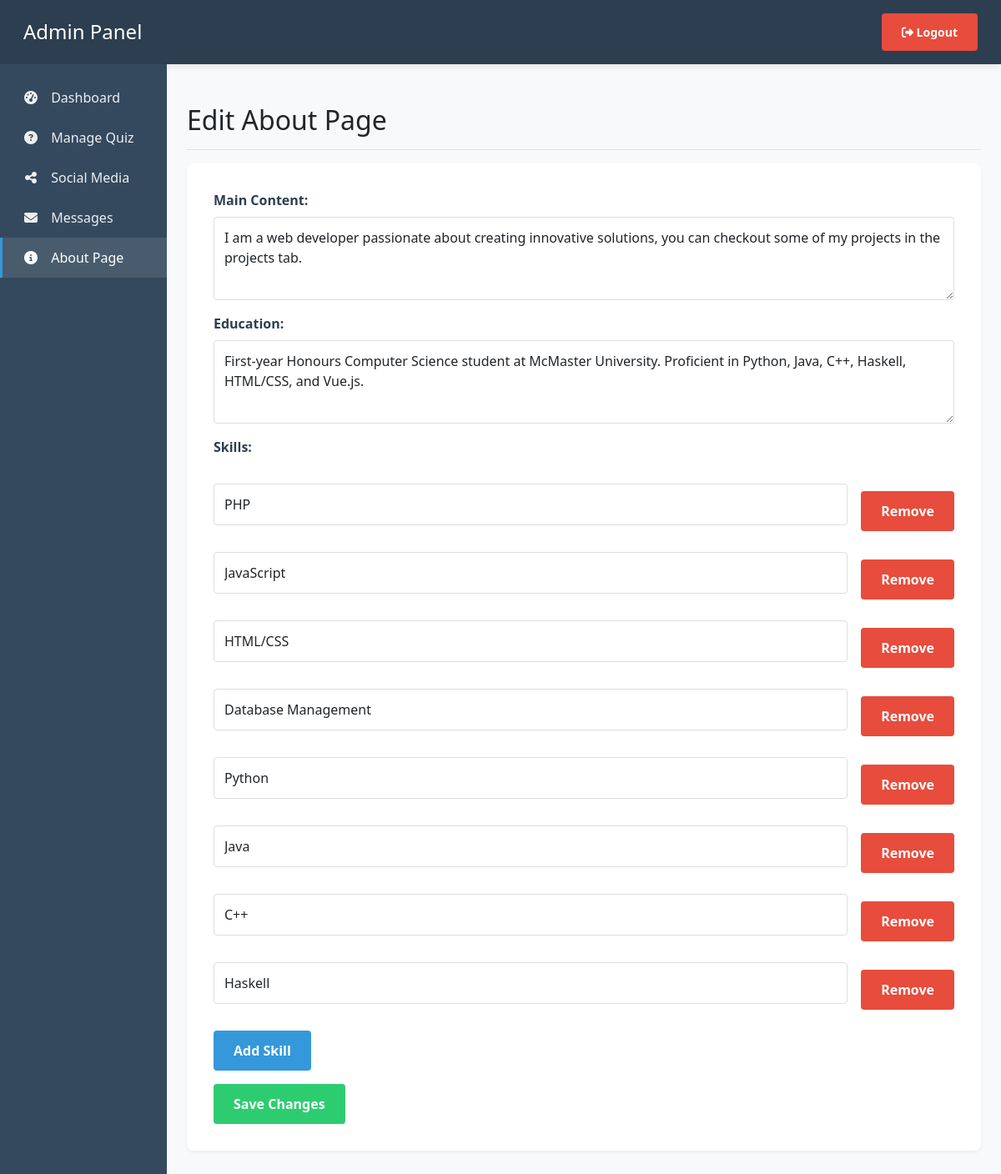
The app's page /admin/aboutedit.php (signed in) with its own data.
### tables this page shows
CREATE TABLE `about_page` (
  `id` int NOT NULL,
  `content` text NOT NULL,
  `skills` longtext NOT NULL,
  `education` text NOT NULL,
  `created_at` timestamp NOT NULL DEFAULT CURRENT_TIMESTAMP,
  `updated_at` timestamp NOT NULL DEFAULT CURRENT_TIMESTAMP ON UPDATE CURRENT_TIMESTAMP
);

### admin/aboutedit.php (the view, shortened to what this page needs)
<?php
require_once 'config/db.php';
$about_content = '';
$skills = [];
$education = '';
$stmt = $pdo->query("SELECT * FROM about_page LIMIT 1");
if ($stmt) {
    $about_data = $stmt->fetch(PDO::FETCH_ASSOC);
    if ($about_data) {
        $about_content = $about_data['content'];
        $skills = json_decode($about_data['skills'], true) ?: [];
        $education = $about_data['education'];
    }
}
?>
<!DOCTYPE html>
<html lang="en">
<head>
    <link href="https://cdn.jsdelivr.net/npm/bootstrap@5.3.0/dist/css/bootstrap.min.css" rel="stylesheet">
    <link rel="stylesheet" href="https://cdnjs.cloudflare.com/ajax/libs/font-awesome/6.4.0/css/all.min.css">
</head>
<body>
    <header class="admin-header">
        <div class="container-fluid d-flex justify-content-between align-items-center">
            <h4 class="mb-0">Admin Panel</h4>
            <div>
                <a href="login.php" class="btn btn-sm btn-danger">
                    <i class="fas fa-sign-out-alt"></i> Logout
                </a>
            </div>
        </div>
    </header>
    <div class="container-fluid">
        <div class="row">
            <nav class="col-md-2 d-none d-md-block sidebar">
                <div class="sidebar-sticky pt-3">
                    <ul class="nav flex-column">
                        <li class="nav-item">
                            <a class="nav-link" href="dashboard.php">
                                <i class="fas fa-tachometer-alt"></i> Dashboard
                            </a>
                        </li>
                        <li class="nav-item">
                            <a class="nav-link" href="adminquiz.php">
                                <i class="fas fa-question-circle"></i> Manage Quiz
                            </a>
                        </li>
                        <li class="nav-item">
                            <a class="nav-link" href="adminsocials.php">
                                <i class="fas fa-share-alt"></i> Social Media
                            </a>
                        </li>
                        <li class="nav-item">
                            <a class="nav-link" href="readcontact.php">
                                <i class="fas fa-envelope"></i> Messages
                            </a>
                        </li>
                        <li class="nav-item">
                            <a class="nav-link active" href="aboutedit.php">
                                <i class="fas fa-info-circle"></i> About Page
                            </a>
                        </li>
                    </ul>
                </div>
            </nav>
            <main role="main" class="col-md-9 ml-sm-auto col-lg-10 px-4 main-content">
                <div class="d-flex justify-content-between flex-wrap flex-md-nowrap align-items-center pt-3 pb-2 mb-3 border-bottom">
                    <h1 class="h2">Edit About Page</h1>
                </div>
                <div class="edit-form">
                    <form id="aboutForm">
                        <div class="form-group">
                            <label for="aboutContent">Main Content:</label>
                            <textarea id="aboutContent" name="content" class="form-control" required><?= htmlspecialchars($about_content) ?></textarea>
                        </div>
                        <div class="form-group">
                            <label for="education">Education:</label>
                            <textarea id="education" name="education" class="form-control" required><?= htmlspecialchars($education) ?></textarea>
                        </div>
                        <div class="form-group">
                            <label>Skills:</label>
                            <div class="skills-container" id="skillsContainer">
                                <?php foreach ($skills as $index => $skill): ?>
                                    <div class="skill-item">
                                        <input type="text" name="skills[]" class="form-control" value="<?= htmlspecialchars($skill) ?>" required>
                                        <button type="button" class="btn btn-danger remove-skill">Remove</button>
                                    </div>
                                <?php endforeach; ?>
                            </div>
                            <button type="button" id="addSkill" class="btn btn-primary">Add Skill</button>
                        </div>
                        <button type="submit" class="btn btn-success">Save Changes</button>
                    </form>
                </div>
            </main>
        </div>
    </div>
</body>
</html>

### admin/aboutedit.php (style rules this page uses)
:root { --primary-color: #2c3e50; --secondary-color: #34495e; --accent-color: #3498db; --danger-color: #e74c3c; --light-color: #ecf0f1; }
body { font-family: 'Segoe UI', Tahoma, Geneva, Verdana, sans-serif; background-color: #f8f9fa; }
.admin-header { background: var(--primary-color); color: white; padding: 1rem; box-shadow: 0 2px 10px rgba(0, 0, 0, 0.1); }
.sidebar { background: var(--secondary-color); color: white; min-height: calc(100vh - 56px); padding: 0; }
.sidebar .nav-link { color: var(--light-color); padding: 0.75rem 1.5rem; border-left: 3px solid transparent; transition: all 0.3s; }
.sidebar .nav-link:hover, .sidebar .nav-link.active { background: rgba(255, 255, 255, 0.1); border-left: 3px solid var(--accent-color); color: white; }
.sidebar .nav-link i { margin-right: 10px; width: 20px; text-align: center; }
.main-content { padding: 2rem; }
.edit-form { background: white; padding: 2rem; border-radius: 8px; box-shadow: 0 2px 4px rgba(0, 0, 0, 0.05); margin-bottom: 2rem; }
.form-group { margin-bottom: 1rem; }
.form-group label { font-weight: 600; color: var(--primary-color); margin-bottom: 0.5rem; }
.form-control { width: 100%; padding: 0.75rem; border: 1px solid #ddd; border-radius: 4px; margin-bottom: 1rem; }
textarea.form-control { min-height: 100px; }
.skills-container { margin-top: 1.5rem; }
.skill-item { display: flex; margin-bottom: 1rem; align-items: center; }
.skill-item input { flex-grow: 1; margin-right: 1rem; }
.btn { padding: 0.75rem 1.5rem; border: none; border-radius: 4px; cursor: pointer; font-weight: bold; transition: all 0.3s; }
.btn-primary { background: var(--accent-color); color: white; }
.btn-danger { background: var(--danger-color); color: white; }
.btn-success { background: #2ecc71; color: white; }

### records on screen
about_page: content "I am a web developer passionate about creating innovative solutions, you can checkout some of my projects in the projects tab.", education "First-year Honours Computer Science student at McMaster University. Proficient in Python, Java, C++, Haskell, HTML/CSS, and Vue.js.", skills "PHP", skills "JavaScript", skills "HTML/CSS", skills "Database Management", skills "Python", skills "Java", skills "C++", skills "Haskell"
